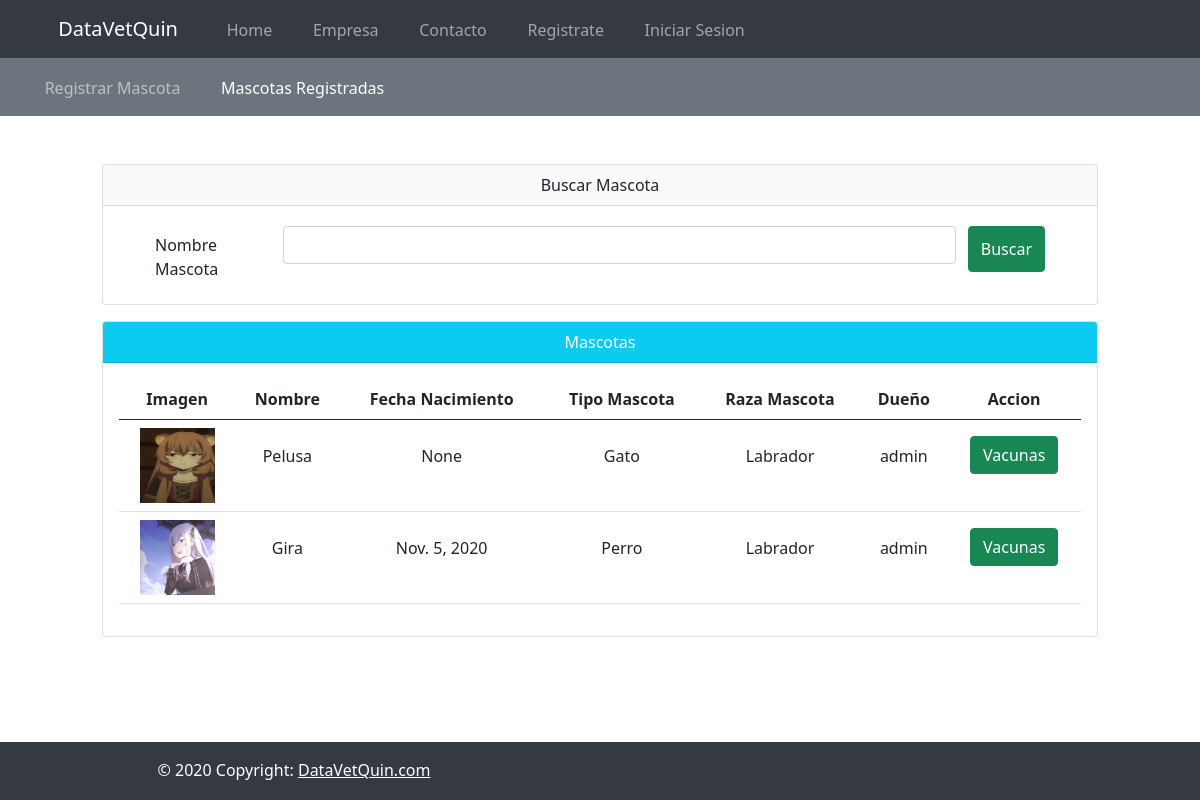
The app's page /listarMascota/, older data.
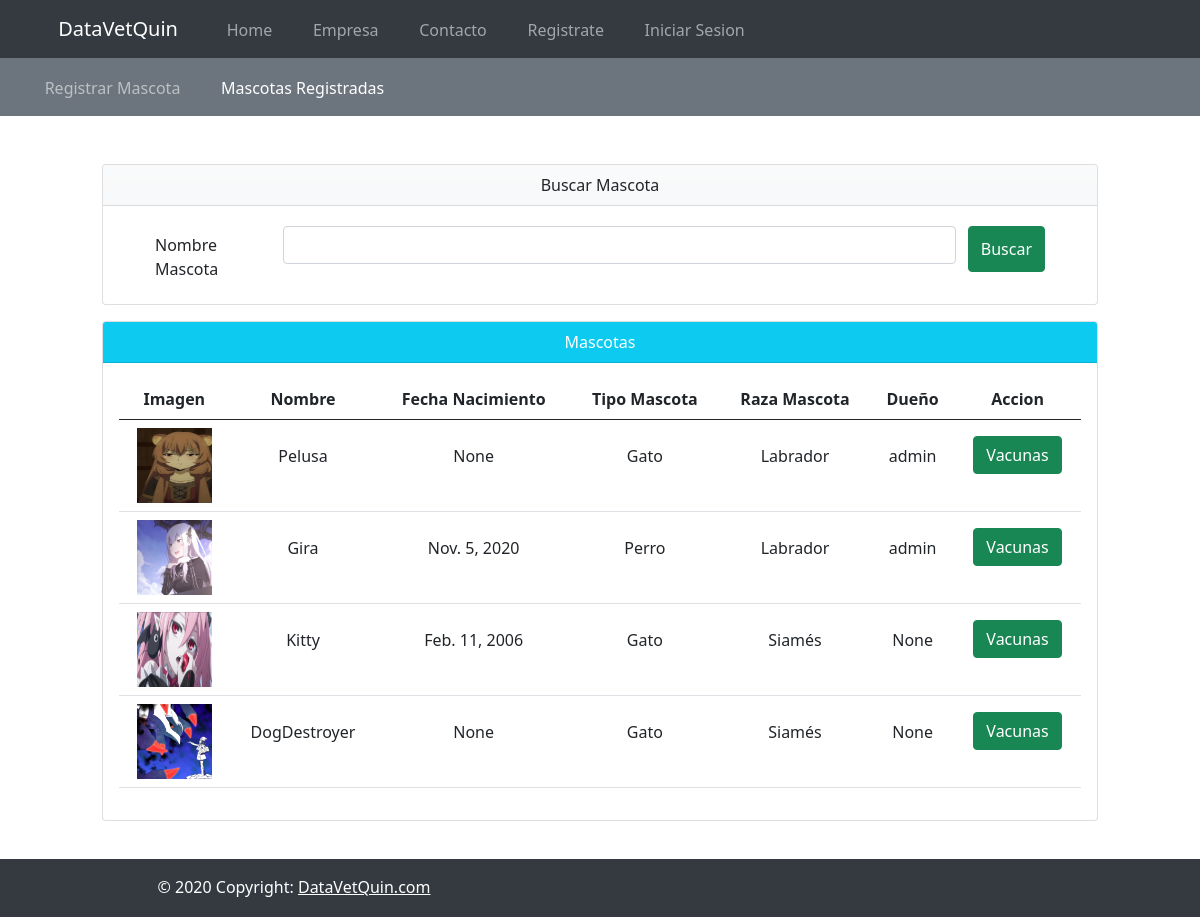
The same page, newer data.
### mascota/models.py (models this page shows, shortened)
class Mascota(models.Model):
    imagen = models.ImageField(verbose_name="imagen mascota", upload_to='mascotas')
    nombre = models.CharField(verbose_name="nombre mascota", max_length=50)
    fecha_nac = models.DateField(verbose_name="fecha nacimiento",null=True, default=None)
    tipoMascota = models.CharField(verbose_name="tipo mascota", max_length=50)
    razaMascota = models.CharField(verbose_name="raza mascota", max_length=50)
    dueño = models.CharField(verbose_name="rut dueño", max_length=50, null=True)

### mascota/views.py (the view)
# urls.py: path('listarMascota/',views.listarMascota, name="listarMascota"),
def listarMascota(request):
    form2 = BuscarNombreMascota()
    if request.method == "POST":
        form2 = BuscarNombreMascota(data=request.POST)
        nombreBuscar = request.POST.get("nombreBuscar")
        mascota = Mascota.objects.filter(nombre = nombreBuscar)
        print(nombreBuscar)
        if form2.is_valid():
            return render(request,'listarMascota.html',{'mascota':mascota,'form2':form2})
    else:
        mascota = Mascota.objects.all()
        return render(request,'listarMascota.html',{'mascota':mascota,'form2':form2})

### mascota/forms.py
class BuscarNombreMascota(forms.Form):
    nombreBuscar = forms.CharField(label="Ingrese nombre mascota", required=False,
    widget=forms.TextInput(attrs={'class':'form-control mb-3','placeholder':''}))

### mascota/templates/listarMascota.html (shortened to what this page needs)
{% extends 'base_mascota.html' %}
{% block mascota %}
<div class="row pt-5">
    <div class="col-lg-10 col-md-10 col-sm-10 mx-auto ">
        <div class="card">
            <div class="card-header text-center bg-light bg-gradient">
                <span >Buscar Mascota</span>
            </div>
            <div class="card-body">
            <form action="" role="form"  method="POST">
                <div class="form-group pt-1 row">
                    <label for="" class="col-sm-2 col-form-label pl-5">Nombre Mascota</label>
                    <div class="col-sm">
                        {{form2.nombreBuscar}}
                    </div>
                    <button class="btn btn-success col-auto mb-3 mr-5 " type="submit">Buscar</button>
                </div>
            </form>
            </div>
        </div>
    </div>
    <div class="col-lg-10 col-md-10 col-sm-12 mx-auto pt-3">
        <div class="card">
            <div class="card-header bg-info text-white text-center">
                <span>Mascotas</span>
            </div>
            <div class="card-body">
                <table class="table text-center ">
                    <thead>
                        <tr>
                            <th>Imagen</th>
                            <th>Nombre</th>
                            <th>Fecha Nacimiento</th>
                            <th>Tipo Mascota</th>
                            <th>Raza Mascota</th>
                            <th>Dueño</th>
                            <th>Accion</th>
                        </tr>
                    </thead>
                    <tbody>
                        {% for m in mascota %}
                        <tr>
                            {% if m.imagen.url == '' %}
                            <td><img src="" class="img-mascota" alt=""></td>
                            {% else %}
                            <td><img src="{{m.imagen.url}}" class="img-mascota" alt=""></td>
                            {% endif %}
                            <td class="pt-4">{{m.nombre}}</td>
                            <td class="pt-4">{{m.fecha_nac}}</td>
                            <td class="pt-4">{{m.tipoMascota}}</td>
                            <td class="pt-4">{{m.razaMascota}}</td>
                            <td class="pt-4">{{m.dueño}}</td>
                            <td><a href="{% url 'listarVacuna' m.id m.nombre %} " class="btn btn-success mt-2">Vacunas</a></td>
                        </tr>
                        {% endfor %}
                    </tbody>
                </table>
            </div>
        </div>
    </div>
</div>
{% endblock mascota %}

### mascota/templates/base_mascota.html
{% extends 'base_core.html' %}
{% block contenido %}
<nav class="navbar navbar-expand-lg navbar-dark bg-secondary">
  <div class="container-fluid">
    <div class="collapse navbar-collapse" id="navbarNavAltMarkup">
      <div class="navbar-nav">
        <a class="nav-link  {% if request.path == '/registrarMascota/' %}active{% endif %}" href="{% url 'registrarMascota' %}"><i class="fas fa-bone img-menu"></i>Registrar Mascota</a>
        <a class="nav-link  {% if request.path == '/listarMascota/' %}active{% endif %}" href="{% url 'listarMascota' %}"><i class="fas fa-list img-menu"></i>Mascotas Registradas</a>
      </div>
    </div>
  </div>
</nav>
{% block mascota %} {% endblock mascota %}
{% endblock contenido %}

### core/templates/base_core.html (shortened to what this page needs)
<!DOCTYPE html>
<html lang="es">
<head>
    {% load static %}
    <link rel="stylesheet" href="{% static 'vendor\bootstrap-5.0.0-alpha2-dist\css\bootstrap.min.css' %}">
    <link rel="stylesheet" href="{% static 'vendor\fontawesome-free-5.15.1-web\css\all.min.css' %}">
    <link rel="stylesheet" href="{% static 'css/style.css' %}">
</head>
<body>
    <header>
        <nav class="navbar navbar-expand-lg navbar-dark bg-dark">
            <div class="container-fluid">
                <i class="fas fa-paw img-logo"></i>
                <a class="navbar-brand" href="{% url 'home'%}">DataVetQuin</a>
                <div class="collapse navbar-collapse" id="navbarNavAltMarkup">
                    <div class="navbar-nav">
                        <a class="nav-link {% if request.path == '/' %}active{% endif %}" aria-current="page" href="{% url 'home' %}"><i class="fas fa-house-user img-menu"></i>Home</a>
                        <a class="nav-link {% if request.path == '/empresa/' %}active{% endif %}" href="{% url 'empresa' %}"><i class="fas fa-building img-menu"></i>Empresa</a>
                        <a class="nav-link {% if request.path == '/contacto/' %}active{% endif %}" href="{% url 'contacto' %}"><i class="fas fa-envelope img-menu"></i>Contacto</a>
                        {% if request.user.is_authenticated %}
                            <a class="nav-link {% if request.path == '/registrarMascota/' or request.path == '/listarMascota/' %}active{% endif %}" href="{% url 'registrarMascota' %}"><i class="fas fa-cat img-menu"></i>Gestion Mascota</a>
                            <!-- Ese modulo aun no esta disponible
                            <a class="nav-link {% if request.path == '/registrarAtencion/' or request.path == '/listarAtencion/' %}active{% endif %}" href="{% url 'registrarAtencion' %}">Gestion Atencion</a>
                            -->
                            {% if request.user.username == "admin" %}
                                <a class="nav-link {% if request.path == '/admin/' %}active{% endif %}" href="/admin"><i class="fas fa-users-cog img-menu"></i>Panel Adminitrador</a>
                            {% endif %}
                            <a class="nav-link {% if request.path == '/login/' %}active{% endif %}" href="{% url 'logout' %}"><i class="fas fa-sign-out-alt img-menu"></i>Cerrar Sesion</a>
                        {% else %}
                            <a class="nav-link {% if request.path == '/register/' %}active{% endif %}" href="{% url 'register' %}"><i class="fas fa-user-plus img-menu"></i>Registrate</a>
                            <a class="nav-link {% if request.path == '/login/' %}active{% endif %} " href="{% url 'login' %}"><i class="fas fa-sign-in-alt img-menu"></i>Iniciar Sesion</a>
                        {% endif %}
                    </div>
                </div>
            </div>
        </nav>
    </header>
    {% block contenido %}
    {% endblock contenido %}
    <div class="pt-5 pb-5"></div>
    <footer class="page-footer fixed-bottom">
    <div class="row bg-dark text-white">
        <div class="col-lg-6 col-md-6 col-sm-6">
        <div class="footer-copyright text-center py-3">© 2020 Copyright:
            <a href="http://localhost:8000/" class="text-white"> DataVetQuin.com</a>
        </div>
        </div>
        <div class="col-lg col-md col-sm">
        <ul class="nav justify-content-end py-2">
            <li class="nav-item">
                <a class="nav-link text-white" href="#"><i class="fab fa-facebook-square img-footer"></i></a>
            </li>
            <li class="nav-item">
                <a class="nav-link text-white" href="#"><i class="fab fa-twitter img-footer"></i></a>
            </li>
            <li class="nav-item">
                <a class="nav-link text-white" href="#"><i class="fab fa-instagram img-footer"></i></a>
            </li>
        </ul>
        </div>
    </div>
    </footer>
</body>
</html>

### core/static/css/style.css (style rules this page uses)
.img-logo { font-size: 2.5em; padding-right: 15px; color: red; }
.img-mascota { height: 75px; width: 75px; }
.img-menu { font-size: 1.5em; color: white; padding-right: 6px; }
.img-footer { font-size: 1.5em; }

Row changes from the older to the newer data that the page shows:
added Mascota: imagen (picture), nombre "Kitty", fecha_nac "Feb. 11, 2006", tipoMascota "Gato", razaMascota "Siamés", dueño "None"
added Mascota: imagen (picture), nombre "DogDestroyer", fecha_nac "None", tipoMascota "Gato", razaMascota "Siamés", dueño "None"
